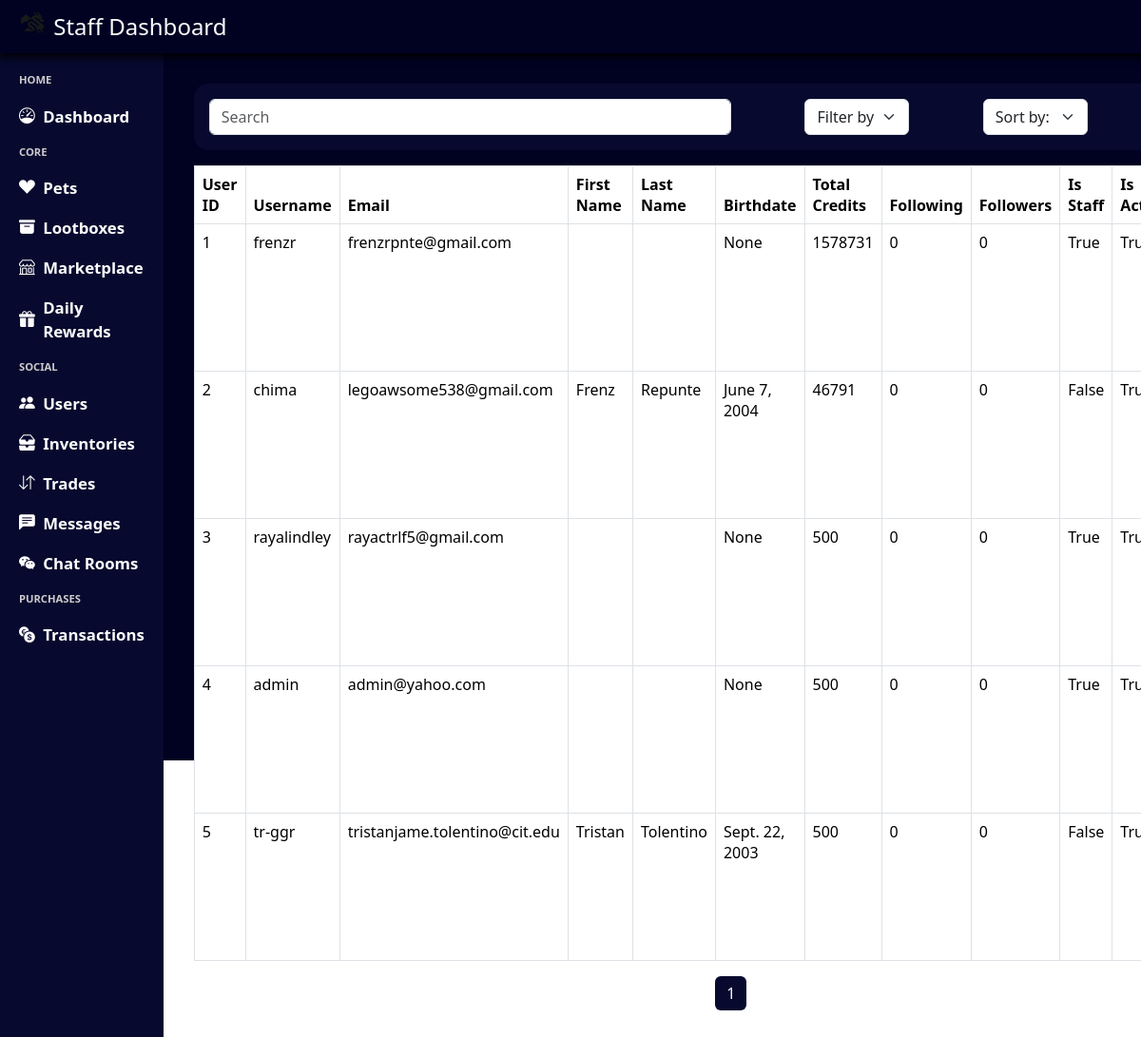
The app's page /staff/users/ (signed in), older data.
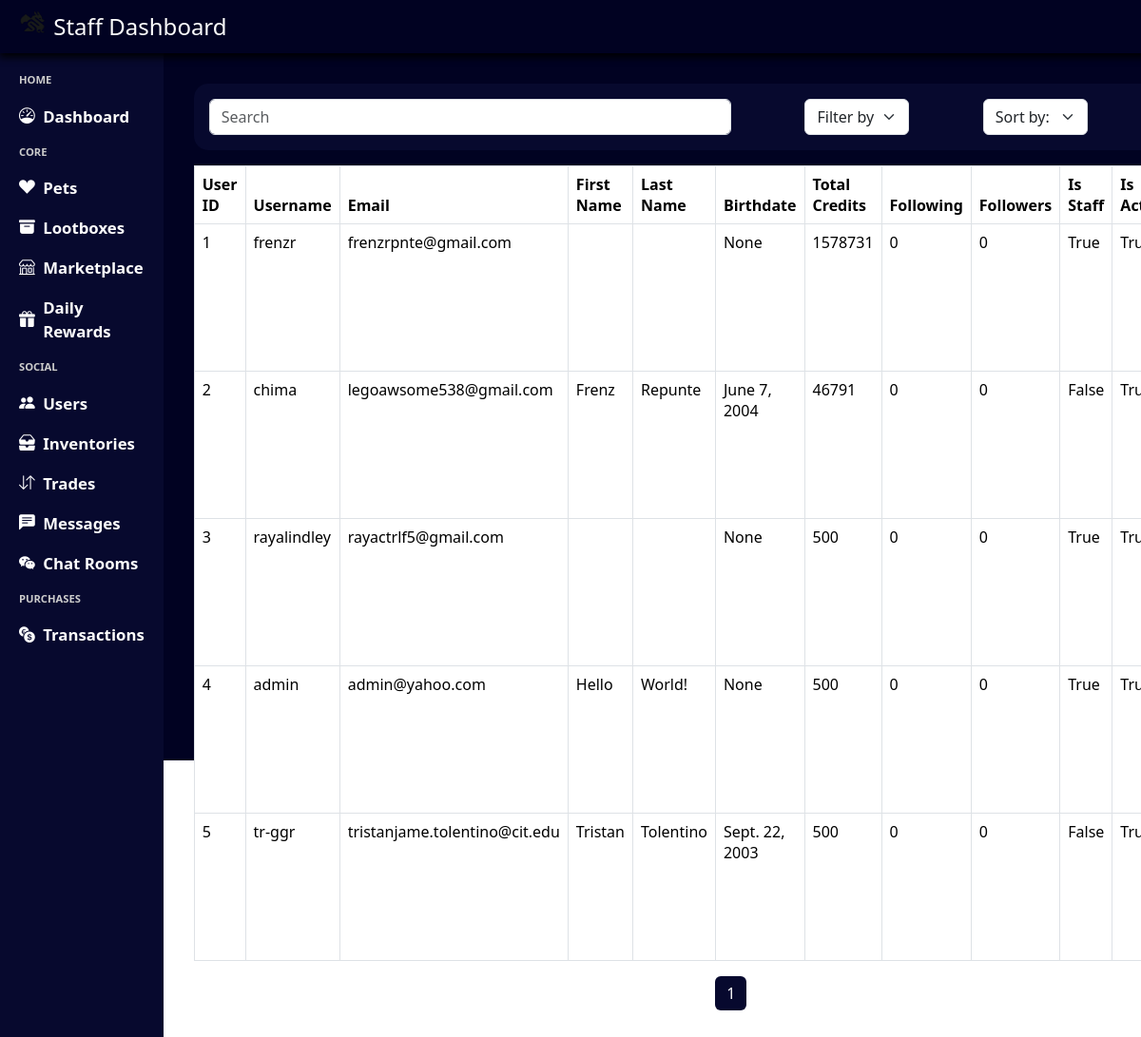
The same page, newer data.
### login_register/models.py (models this page shows, shortened)
class Profile(models.Model):
    AVATAR_CHOICES = [
        ('avatar1.png', 'Avatar 1'),
        ('avatar2.png', 'Avatar 2'),
        ('avatar3.png', 'Avatar 3'),
        ('avatar4.png', 'Avatar 4'),
    ]
    print(Reward.objects.latest('id'))
    user = models.OneToOneField(User, on_delete=models.CASCADE)
    first_name = models.CharField(max_length=50)
    last_name = models.CharField(max_length=50)
    birthdate = models.DateField(null=True, blank=True)
    total_credits = models.IntegerField(default=500)
    avatar = models.CharField(max_length=50, choices=AVATAR_CHOICES, blank=True, null=True)
    uploaded_avatar = models.ImageField(upload_to=upload_to, blank=True, null=True)
    following = models.PositiveIntegerField(default=0)
    followers = models.PositiveIntegerField(default=0)
    showcased_pets = models.ManyToManyField(Inventory, blank=True, related_name="showcased_by")

### admin_system/views.py (the view, shortened to what this page needs)
# urls.py: path('users/', views.query_users, name='staff_users'),
@login_required(login_url='admin_login')
@user_passes_test(login_url='admin_login', test_func=is_staff)
def query_users(request):
    query = request.GET.get('search', '')
    filter_by = request.GET.get('filter', 'user_id')
    sort_by = request.GET.get('sort', 'ascending')
    profiles = Profile.objects.all()
    if sort_by == 'ascending':
        profiles = profiles.order_by(f'user__{filter_by}' if filter_by in ['username', 'email'] else filter_by)
    elif sort_by == 'descending':
        profiles = profiles.order_by(f'-user__{filter_by}' if filter_by in ['username', 'email'] else f'-{filter_by}')
    paginator = Paginator(profiles, 5)  # Show 10 transactions per page
    page_number = request.GET.get('page')
    page_obj = paginator.get_page(page_number)
    return render(request, 'staff_users.html', {'page_obj': page_obj})

### admin_system/views.py (called while the page is built)
def is_staff(user):
    return user.is_staff

### base_template/context_processor.py (called while the page is built)
def profile_context(request):
    if request.user.is_authenticated:
        try:
            profile = Profile.objects.get(user = request.user)
            return {'navbar_profile': profile}
        except Profile.DoesNotExist:
            return {'navbar_profile': None}
    return {'navbar_profile': None}

### notification/context_processor.py (called while the page is built)
def notification_context(request):
    if request.user.is_authenticated:
        notifications = Notification.objects.filter(user=request.user, notif_status=Notification.Status.unread).count()
        return {'notifications': notifications}
    return {'notifications': 0}

### admin_system/templates/staff_users.html (shortened to what this page needs)
{% extends "staff_template.html" %}
{% load static %}
{% block css %}
    <link rel="stylesheet" href="{% static 'staff_users.css' %}"/>
{% endblock %}
{% block content %}
<div class="staff-users-container">
    <form class="staff-users-header" method="get" action="{% url 'staff_users' %}">
        <div id="search-container">
            <input type="text" name="search" class="form-control staff-users-header-search" placeholder="Search" aria-label="Search" aria-describedby="basic-addon1">
        </div>
        <select name="filter" class="form-select staff-users-header-filter" aria-label="Filter">
            <option value="user_id" selected>Filter by: User ID</option>
        </select>
        <select name="sort" class="form-select staff-users-header-sort" aria-label="Sort">
            <option value="" selected disabled>Sort by:</option>
        </select>
    </form>
    <table class="table table-bordered">
        <thead>
            <tr>
                <th>User ID</th>
                <th>Username</th>
                <th>Email</th>
                <th>First Name</th>
                <th>Last Name</th>
                <th>Birthdate</th>
                <th>Total Credits</th>
                <th>Following</th>
                <th>Followers</th>
                <th>Is Staff</th>
                <th>Is Active</th>
            </tr>
        </thead>
        <tbody>
            {% for profile in page_obj %}
            <tr>
                <td>{{ profile.user.id }}</td>
                <td>{{ profile.user.username }}</td>
                <td>{{ profile.user.email }}</td>
                <td>{{ profile.first_name }}</td>
                <td>{{ profile.last_name }}</td>
                <td>{{ profile.birthdate }}</td>
                <td>{{ profile.total_credits }}</td>
                <td>{{ profile.following }}</td>
                <td>{{ profile.followers }}</td>
                <td>{{ profile.user.is_staff }}</td>
                <td>{{ profile.user.is_active }}</td>
            </tr>
            {% endfor %}
        </tbody>
    </table>
    <nav aria-label="Page navigation">
        <ul class="pagination">
            {% for num in page_obj.paginator.page_range %}
                {% if page_obj.number == num %}
                    <li class="page-item active"><a class="page-link" href="#">{{ num }}</a></li>
                {% elif num > page_obj.number|add:'-3' and num < page_obj.number|add:'3' %}
                    <li class="page-item"><a class="page-link" href="?page={{ num }}">{{ num }}</a></li>
                {% endif %}
            {% endfor %}
        </ul>
    </nav>
</div>
{% endblock %}

Row changes from the older to the newer data that the page shows:
changed Profile "admin": first_name (not shown) → "Hello"; last_name (not shown) → "World!"
